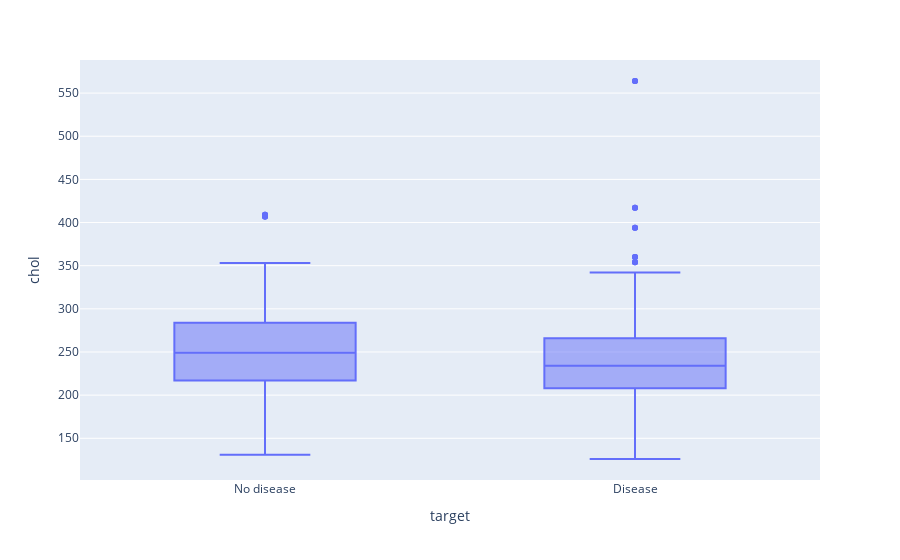

Notebook cell for this chart:
### Code cell
fig = px.box(df, x='target', y='chol')
fig.show()

### Figure 1 — Plotly figure (JSON) as saved in the notebook; plotly's stock layout.template omitted (floating-point values rounded to 4 significant figures; data arrays with more than 128 entries replaced by an {"elided": "..."} marker saying what was removed)
{"data": [{"alignmentgroup": "True", "hovertemplate": "target=%{x}<br>chol=%{y}<extra></extra>", "legendgroup": "", "marker": {"color": "#636efa"}, "name": "", "notched": false, "offsetgroup": "", "orientation": "v", "showlegend": false, "type": "box", "x": {"elided": "1025 str values"}, "x0": " ", "xaxis": "x", "y": {"elided": "1025 int values"}, "y0": " ", "yaxis": "y"}], "layout": {"boxmode": "group", "legend": {"tracegroupgap": 0}, "margin": {"t": 60}, "xaxis": {"anchor": "y", "domain": [0, 1], "title": {"text": "target"}}, "yaxis": {"anchor": "x", "domain": [0, 1], "title": {"text": "chol"}}}}
